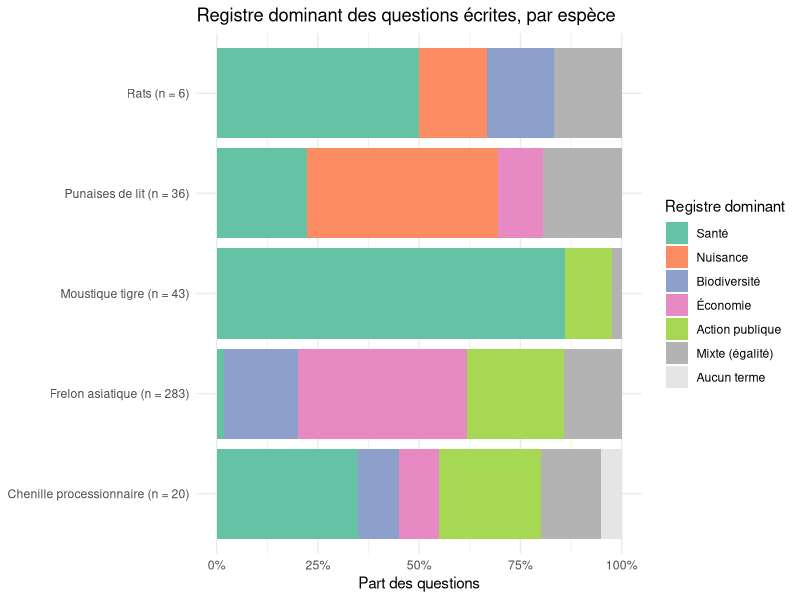
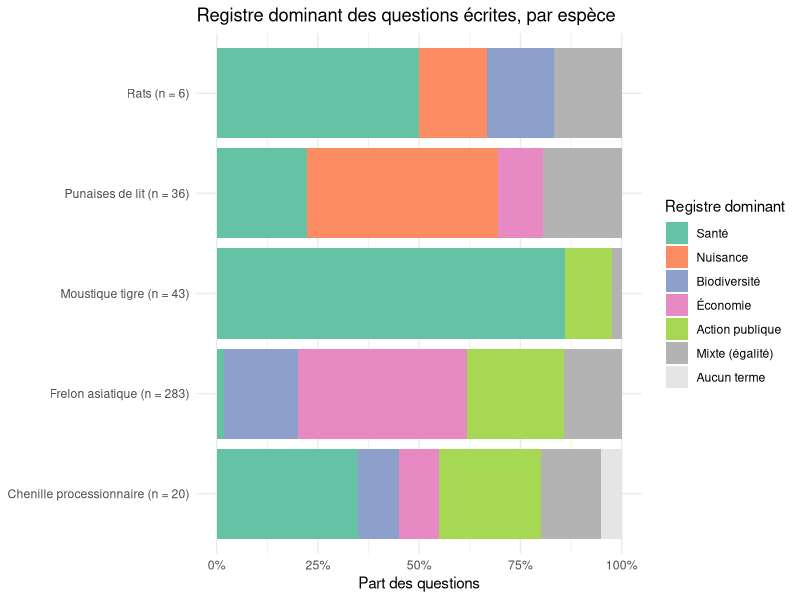

Here is the R script that generated these plots, in order:
# 05_typologie.R
# Typologie des discours par dictionnaire : pour chaque question, on compte les
# termes de cinq registres et on retient le registre dominant.
# Sorties : data/processed/corpus_types.csv, figures/fig3_types_discours.png

library(here)
library(stringr)
library(dplyr)
library(ggplot2)

corpus <- read.csv(here("data", "processed", "corpus.csv"), colClasses = c(code_dep = "character"))

# Dictionnaire : \\w* = n'importe quelle fin de mot (allerg\\w* -> allergie, allergique...)
registres <- list(
  sante = c("santé", "sanitaires?", "maladies?", "dengue", "chikungunya", "zika", "virus",
            "piqûres?", "allerg\\w*", "respiratoires?", "urtica\\w*", "leptospirose",
            "infect\\w*", "épidém\\w*", "vecteurs?", "médec\\w*", "patients?"),
  nuisance = c("nuisances?", "gêne", "désagréments?", "qualité de vie", "sommeil",
               "insalubr\\w*", "hygiène", "détresse", "psycholog\\w*", "logements?",
               "infest\\w*", "inquiét\\w*"),
  biodiversite = c("biodiversité", "invasi\\w*", "envahissant\\w*", "exotiques?",
                   "écosystèmes?", "pollinis\\w*", "faune", "flore", "prédat\\w*",
                   "environnement\\w*", "espèces? protégées?"),
  economie = c("coûts?", "coûteu\\w*", "financ\\w*", "rembours\\w*", "prise en charge",
               "filières?", "apicult\\w*", "économi\\w*", "pertes?", "productions?",
               "indemnis\\w*", "euros?", "ruches?"),
  action_publique = c("plan national", "stratégie", "réglementation", "décrets?", "arrêtés?",
                      "législati\\w*", "classement", "compétences?", "collectivités?",
                      "maires?", "préfe\\w*", "dispositifs?", "moyens", "obligat\\w*")
)

texte <- str_to_lower(paste(corpus$titre, corpus$texte))
for (r in names(registres)) {
  motif <- regex(paste0("\\b(", paste(registres[[r]], collapse = "|"), ")\\b"))
  corpus[[r]] <- str_count(texte, motif)
}

# Registre dominant : celui qui a le plus d'occurrences. Égalité -> "mixte".
scores <- as.matrix(corpus[names(registres)])
maxi   <- apply(scores, 1, max)
n_max  <- rowSums(scores == maxi)
corpus$type <- ifelse(maxi == 0, "aucun",
               ifelse(n_max > 1, "mixte", names(registres)[max.col(scores, ties.method = "first")]))

print(table(corpus$espece, corpus$type))

write.csv(corpus, here("data", "processed", "corpus_types.csv"), row.names = FALSE, fileEncoding = "UTF-8")

# Contrôle à l'œil : 2 titres tirés au hasard par registre
set.seed(1)
corpus |> group_by(type) |> slice_sample(n = 2) |> select(type, espece, titre) |> print(n = 20)

# Figure 3 : part de chaque registre dominant, par espèce ---------------------

libelles_especes <- c(moustique_tigre = "Moustique tigre", frelon_asiatique = "Frelon asiatique",
                      rats = "Rats", punaises_de_lit = "Punaises de lit",
                      chenille_processionnaire = "Chenille processionnaire")

parts <- corpus |>
  count(espece, type) |>
  group_by(espece) |>
  mutate(part = n / sum(n), effectif = sum(n)) |>
  ungroup() |>
  mutate(espece = paste0(libelles_especes[espece], " (n = ", effectif, ")"))

couleurs <- c(sante = "#66c2a5", nuisance = "#fc8d62", biodiversite = "#8da0cb",
              economie = "#e78ac3", action_publique = "#a6d854", mixte = "grey70", aucun = "grey90")
noms_registres <- c(sante = "Santé", nuisance = "Nuisance", biodiversite = "Biodiversité",
                    economie = "Économie", action_publique = "Action publique",
                    mixte = "Mixte (égalité)", aucun = "Aucun terme")
parts$type <- factor(parts$type, levels = names(couleurs))

ggplot(parts, aes(part, espece, fill = type)) +
  geom_col(position = position_stack(reverse = TRUE)) +
  scale_x_continuous(labels = scales::percent) +
  scale_fill_manual(values = couleurs, labels = noms_registres) +
  labs(x = "Part des questions", y = NULL, fill = "Registre dominant",
       title = "Registre dominant des questions écrites, par espèce") +
  theme_minimal(base_family = "sans")
ggsave(here("figures", "fig3_types_discours.png"), width = 9, height = 4, dpi = 300)
